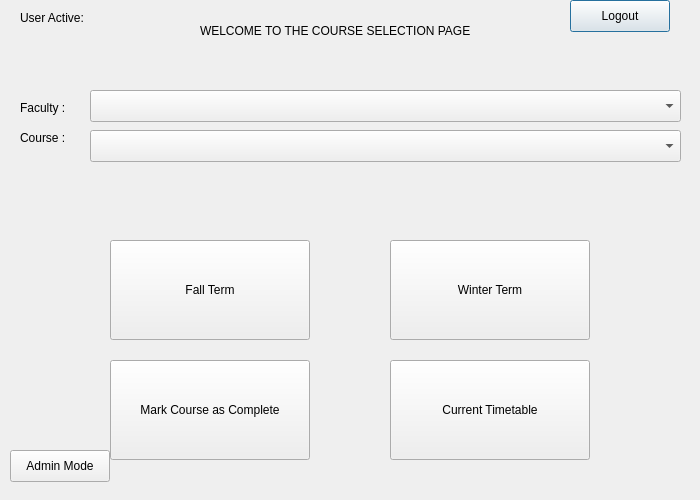
<?xml version="1.0" encoding="UTF-8"?>
<ui version="4.0">
 <class>CoursePage</class>
 <widget class="QDialog" name="CoursePage">
  <property name="geometry">
   <rect>
    <x>0</x>
    <y>0</y>
    <width>700</width>
    <height>500</height>
   </rect>
  </property>
  <property name="windowTitle">
   <string>Dialog</string>
  </property>
  <widget class="QPushButton" name="pushButton">
   <property name="geometry">
    <rect>
     <x>570</x>
     <y>0</y>
     <width>100</width>
     <height>32</height>
    </rect>
   </property>
   <property name="text">
    <string>Logout</string>
   </property>
  </widget>
  <widget class="QLabel" name="welcomelabel">
   <property name="geometry">
    <rect>
     <x>200</x>
     <y>10</y>
     <width>291</width>
     <height>41</height>
    </rect>
   </property>
   <property name="text">
    <string>WELCOME TO THE COURSE SELECTION PAGE</string>
   </property>
  </widget>
  <widget class="QLabel" name="courselabel">
   <property name="geometry">
    <rect>
     <x>20</x>
     <y>130</y>
     <width>58</width>
     <height>16</height>
    </rect>
   </property>
   <property name="text">
    <string>Course : </string>
   </property>
  </widget>
  <widget class="QPushButton" name="falltermbutton">
   <property name="geometry">
    <rect>
     <x>110</x>
     <y>240</y>
     <width>200</width>
     <height>100</height>
    </rect>
   </property>
   <property name="maximumSize">
    <size>
     <width>300</width>
     <height>300</height>
    </size>
   </property>
   <property name="text">
    <string>Fall Term</string>
   </property>
  </widget>
  <widget class="QPushButton" name="adminmode">
   <property name="geometry">
    <rect>
     <x>10</x>
     <y>450</y>
     <width>100</width>
     <height>32</height>
    </rect>
   </property>
   <property name="text">
    <string>Admin Mode</string>
   </property>
  </widget>
  <widget class="QPushButton" name="courseCompleted">
   <property name="geometry">
    <rect>
     <x>110</x>
     <y>360</y>
     <width>200</width>
     <height>100</height>
    </rect>
   </property>
   <property name="text">
    <string>Mark Course as Complete</string>
   </property>
  </widget>
  <widget class="QPushButton" name="wintertermbutton">
   <property name="geometry">
    <rect>
     <x>390</x>
     <y>240</y>
     <width>200</width>
     <height>100</height>
    </rect>
   </property>
   <property name="text">
    <string>Winter Term</string>
   </property>
  </widget>
  <widget class="QLabel" name="courseselectedbox">
   <property name="geometry">
    <rect>
     <x>20</x>
     <y>180</y>
     <width>761</width>
     <height>51</height>
    </rect>
   </property>
   <property name="font">
    <font>
     <pointsize>20</pointsize>
    </font>
   </property>
   <property name="styleSheet">
    <string notr="true"/>
   </property>
   <property name="text">
    <string/>
   </property>
  </widget>
  <widget class="QLabel" name="facultylabel">
   <property name="geometry">
    <rect>
     <x>20</x>
     <y>100</y>
     <width>58</width>
     <height>16</height>
    </rect>
   </property>
   <property name="text">
    <string>Faculty : </string>
   </property>
  </widget>
  <widget class="QComboBox" name="CoursesComboBox">
   <property name="geometry">
    <rect>
     <x>90</x>
     <y>130</y>
     <width>591</width>
     <height>32</height>
    </rect>
   </property>
  </widget>
  <widget class="QLabel" name="activeUserLabel">
   <property name="geometry">
    <rect>
     <x>20</x>
     <y>10</y>
     <width>191</width>
     <height>16</height>
    </rect>
   </property>
   <property name="text">
    <string>User Active:</string>
   </property>
  </widget>
  <widget class="QComboBox" name="facultyComboBox">
   <property name="geometry">
    <rect>
     <x>90</x>
     <y>90</y>
     <width>591</width>
     <height>32</height>
    </rect>
   </property>
  </widget>
  <widget class="QLabel" name="adminerrormessage">
   <property name="geometry">
    <rect>
     <x>30</x>
     <y>430</y>
     <width>58</width>
     <height>16</height>
    </rect>
   </property>
   <property name="text">
    <string/>
   </property>
  </widget>
  <widget class="QPushButton" name="goToTimetable">
   <property name="geometry">
    <rect>
     <x>390</x>
     <y>360</y>
     <width>200</width>
     <height>100</height>
    </rect>
   </property>
   <property name="text">
    <string>Current Timetable</string>
   </property>
  </widget>
 </widget>
 <resources/>
 <connections/>
</ui>
